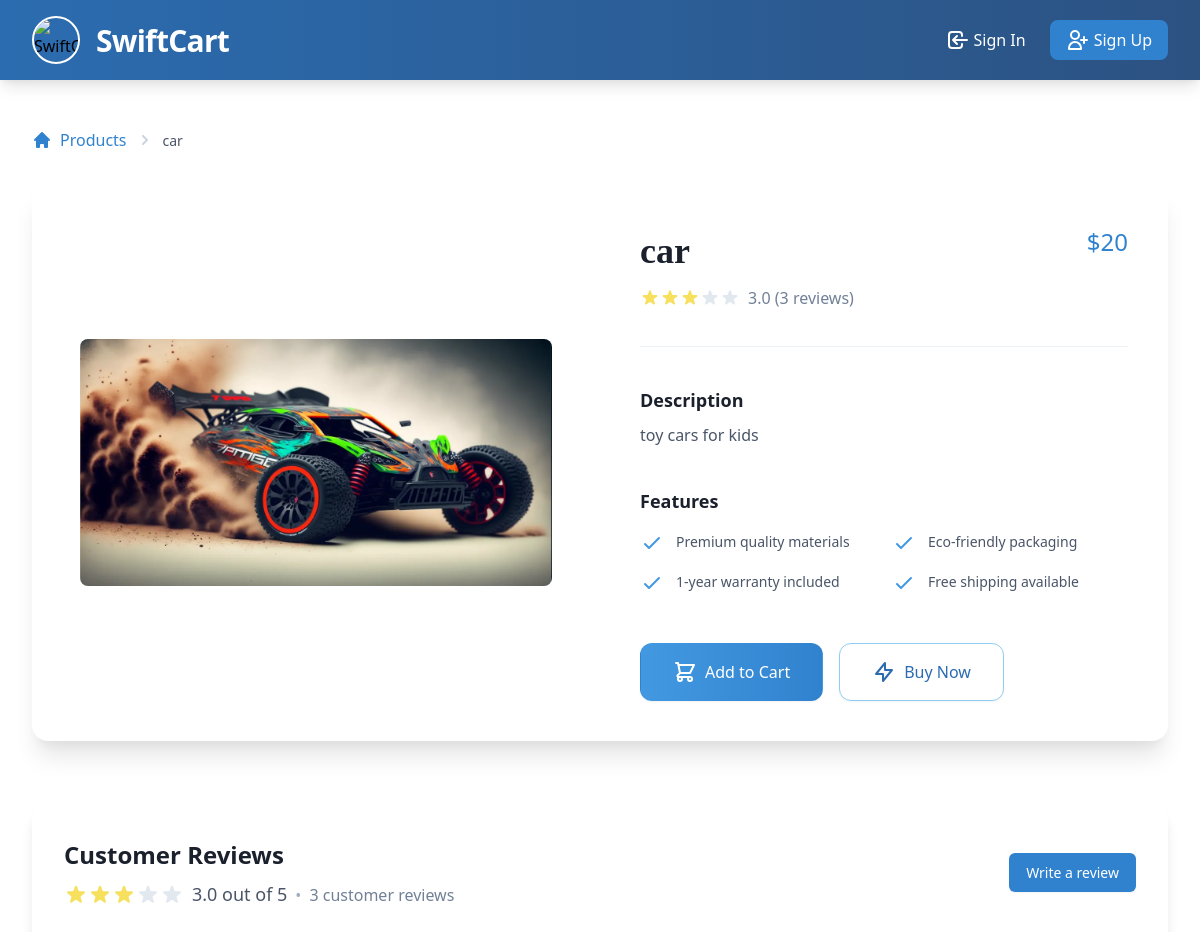
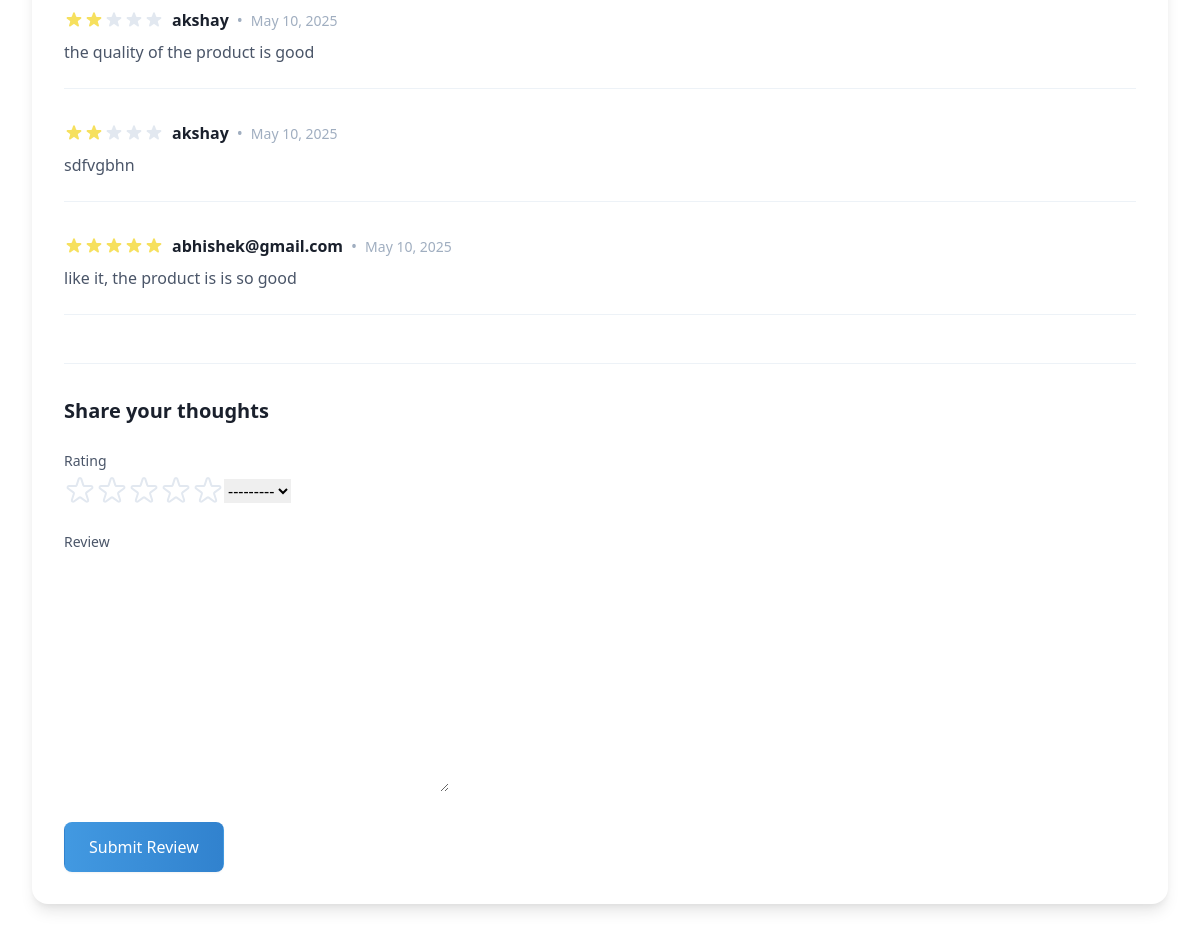
Screenshot of /product/2/ with the database file from the repository (2 pictures, top to bottom).
### userside/models.py (models this page shows, shortened)
class Products(models.Model):
    CATEGORY_CHOICES = [
        ('all', 'All'),
        ('phones', 'Phones'),
        ('toys', 'Toys'),
        ('watches', 'Watches'),
        ('electronics', 'Electronics'),
    ]
    product_name = models.CharField(max_length=100)
    description = models.CharField(max_length=100, blank=True)
    category = models.CharField(max_length=50, choices=CATEGORY_CHOICES, default='all')
    price = models.IntegerField()
    image = models.ImageField(upload_to='images')

class Review(models.Model):
    product = models.ForeignKey(Products, related_name="reviews", on_delete=models.CASCADE)
    user = models.ForeignKey(User, related_name="reviews", on_delete=models.CASCADE)
    rating = models.IntegerField(choices=[(i, i) for i in range(1, 6)])  # 1-5 stars
    comment = models.TextField()
    created_at = models.DateTimeField(auto_now_add=True)

class User(AbstractUser):
        def __str__(self):
                return self.username

### userside/views.py (the view)
# urls.py: path('product/<int:pk>/', product_detail_view, name='product_detail'),
def product_detail_view(request, pk):
    product = get_object_or_404(Products, pk=pk)
    reviews = product.reviews.all()
    average_rating = reviews.aggregate(Avg('rating'))['rating__avg'] if reviews.exists() else None
    if request.method == 'POST':
        form = ReviewForm(request.POST)
        if form.is_valid():
            review = form.save(commit=False)
            review.product = product
            review.user = request.user  # Associate review with the logged-in user
            review.save()
            return redirect('product_detail', pk=product.pk)
    else:
        form = ReviewForm()
    return render(request, 'product_detail.html', {
        'product': product,
        'reviews': reviews,
        'form': form,
        'average_rating': average_rating,
    })

### userside/forms.py
class ReviewForm(forms.ModelForm):
    class Meta:
        model = Review
        fields = ['rating', 'comment']

### template/product_detail.html (shortened to what this page needs)
{% extends "home.html" %}
{% block content %}
{% include "navbar.html" %}
<div class="bg-gradient-to-b from-gray-50 to-gray-100 dark:from-gray-900 dark:to-gray-800 min-h-screen py-12">
  <div class="max-w-7xl mx-auto px-4 sm:px-6 lg:px-8">
    <nav class="mb-8 flex" aria-label="Breadcrumb">
      <ol class="flex items-center space-x-2">
        <li>
          <div>
            <a href="{% url 'userproduct' %}" class="text-blue-600 hover:text-blue-800 dark:text-blue-400 dark:hover:text-blue-300 transition-colors duration-200 flex items-center">
              <svg xmlns="http://www.w3.org/2000/svg" class="h-5 w-5 mr-2" viewBox="0 0 20 20" fill="currentColor">
                <path d="M10.707 2.293a1 1 0 00-1.414 0l-7 7a1 1 0 001.414 1.414L4 10.414V17a1 1 0 001 1h2a1 1 0 001-1v-2a1 1 0 011-1h2a1 1 0 011 1v2a1 1 0 001 1h2a1 1 0 001-1v-6.586l.293.293a1 1 0 001.414-1.414l-7-7z" />
              </svg>
              Products
            </a>
          </div>
        </li>
        <li>
          <div class="flex items-center">
            <svg class="flex-shrink-0 h-5 w-5 text-gray-400" xmlns="http://www.w3.org/2000/svg" viewBox="0 0 20 20" fill="currentColor" aria-hidden="true">
              <path fill-rule="evenodd" d="M7.293 14.707a1 1 0 010-1.414L10.586 10 7.293 6.707a1 1 0 011.414-1.414l4 4a1 1 0 010 1.414l-4 4a1 1 0 01-1.414 0z" clip-rule="evenodd" />
            </svg>
            <span class="ml-2 text-sm font-medium text-gray-700 dark:text-gray-300">{{ product.product_name|truncatechars:20 }}</span>
          </div>
        </li>
      </ol>
    </nav>
    <div class="bg-white dark:bg-gray-800 rounded-2xl shadow-xl overflow-hidden transition-all duration-300 hover:shadow-2xl">
      <div class="grid grid-cols-1 lg:grid-cols-2">
        <div class="relative bg-gradient-to-br from-gray-50 to-gray-200 dark:from-gray-700 dark:to-gray-900 p-8 md:p-12 flex items-center justify-center">
          <div class="relative w-full aspect-square max-h-[500px]">
            <img src="{{ product.image.url }}" alt="{{ product.product_name }}"
                 class="w-full h-full object-contain rounded-lg transform hover:scale-105 transition-transform duration-500" />
          </div>
        </div>
        <div class="p-8 md:p-10 space-y-6">
          <div class="border-b border-gray-200 dark:border-gray-700 pb-6">
            <div class="flex justify-between items-start">
              <div>
                <h1 class="text-3xl md:text-4xl font-serif font-bold text-gray-900 dark:text-white mb-2">{{ product.product_name }}</h1>
                <div class="flex items-center mb-3">
                  <div class="flex items-center">
                    <span class="text-gray-600 dark:text-gray-400 ml-2">{{ average_rating|default:"0"|floatformat:1 }} ({{ reviews.count }} reviews)</span>
                  </div>
                </div>
              </div>
              <div class="flex flex-col items-end">
                {% if product.discount_price %}
                <p class="text-2xl font-medium text-rose-600 dark:text-rose-400">${{ product.discount_price }}</p>
                <p class="text-lg text-gray-500 dark:text-gray-400 line-through">${{ product.price }}</p>
                {% else %}
                <p class="text-2xl font-medium text-blue-600 dark:text-blue-400">${{ product.price }}</p>
                {% endif %}
              </div>
            </div>
          </div>
          <div class="py-4">
            <h3 class="text-lg font-semibold text-gray-900 dark:text-white mb-2">Description</h3>
            <p class="text-gray-700 dark:text-gray-300 leading-relaxed">
              {{ product.description|default:"This premium product offers exceptional quality and performance. Designed with care to meet your needs, it combines style and functionality for an unparalleled experience." }}
            </p>
          </div>
          <div class="space-y-4">
            <h3 class="text-lg font-semibold text-gray-900 dark:text-white">Features</h3>
            <div class="grid grid-cols-1 sm:grid-cols-2 gap-4">
              <div class="flex items-start">
                <div class="flex-shrink-0">
                  <svg class="h-6 w-6 text-blue-500" fill="none" viewBox="0 0 24 24" stroke="currentColor">
                    <path stroke-linecap="round" stroke-linejoin="round" stroke-width="2" d="M5 13l4 4L19 7" />
                  </svg>
                </div>
                <p class="ml-3 text-sm text-gray-700 dark:text-gray-300">Premium quality materials</p>
              </div>
              <div class="flex items-start">
                <div class="flex-shrink-0">
                  <svg class="h-6 w-6 text-blue-500" fill="none" viewBox="0 0 24 24" stroke="currentColor">
                    <path stroke-linecap="round" stroke-linejoin="round" stroke-width="2" d="M5 13l4 4L19 7" />
                  </svg>
                </div>
                <p class="ml-3 text-sm text-gray-700 dark:text-gray-300">Eco-friendly packaging</p>
              </div>
              <div class="flex items-start">
                <div class="flex-shrink-0">
                  <svg class="h-6 w-6 text-blue-500" fill="none" viewBox="0 0 24 24" stroke="currentColor">
                    <path stroke-linecap="round" stroke-linejoin="round" stroke-width="2" d="M5 13l4 4L19 7" />
                  </svg>
                </div>
                <p class="ml-3 text-sm text-gray-700 dark:text-gray-300">1-year warranty included</p>
              </div>
              <div class="flex items-start">
                <div class="flex-shrink-0">
                  <svg class="h-6 w-6 text-blue-500" fill="none" viewBox="0 0 24 24" stroke="currentColor">
                    <path stroke-linecap="round" stroke-linejoin="round" stroke-width="2" d="M5 13l4 4L19 7" />
                  </svg>
                </div>
                <p class="ml-3 text-sm text-gray-700 dark:text-gray-300">Free shipping available</p>
              </div>
            </div>
          </div>
          <div class="flex flex-col sm:flex-row space-y-3 sm:space-y-0 sm:space-x-4 pt-6">
            <a href="{% url 'add_to_cart' product.pk %}" class="inline-flex justify-center items-center px-8 py-4 border border-transparent rounded-xl shadow-sm text-base font-medium text-white bg-gradient-to-r from-blue-500 to-blue-600 hover:from-blue-600 hover:to-blue-700 focus:outline-none focus:ring-2 focus:ring-offset-2 focus:ring-blue-500 transition-all duration-300 transform hover:-translate-y-1">
              Add to Cart
            </a>
            <a href="{% url 'place_order' product.id %}" class="inline-flex justify-center items-center px-8 py-4 border border-blue-300 dark:border-blue-600 rounded-xl shadow-sm text-base font-medium text-blue-700 dark:text-white bg-white dark:bg-blue-700 hover:bg-blue-50 dark:hover:bg-blue-600 focus:outline-none focus:ring-2 focus:ring-offset-2 focus:ring-blue-500 transition-all duration-300 transform hover:-translate-y-1">
              <svg xmlns="http://www.w3.org/2000/svg" class="h-6 w-6 mr-2" fill="none" viewBox="0 0 24 24" stroke="currentColor">
                <path stroke-linecap="round" stroke-linejoin="round" stroke-width="2" d="M13 10V3L4 14h7v7l9-11h-7z" />
              </svg>
              Buy Now
            </a>
          </div>
        </div>
      </div>
    </div>
    <div class="mt-16 bg-white dark:bg-gray-800 rounded-2xl shadow-lg p-8">
      <div class="flex flex-col md:flex-row md:justify-between md:items-center mb-8">
        <div>
          <h2 class="text-2xl font-bold text-gray-900 dark:text-white">Customer Reviews</h2>
          <div class="mt-2 flex items-center">
            <div class="flex items-center">
            </div>
            <span class="ml-2 text-lg font-medium text-gray-700 dark:text-gray-300">{{ average_rating|default:"0"|floatformat:1 }} out of 5</span>
            <span class="mx-2 text-gray-500 dark:text-gray-400">•</span>
            <span class="text-gray-600 dark:text-gray-400">{{ reviews.count }} customer reviews</span>
          </div>
        </div>
        <button class="mt-4 md:mt-0 inline-flex items-center px-4 py-2 border border-transparent text-sm font-medium rounded-md shadow-sm text-white bg-blue-600 hover:bg-blue-700 focus:outline-none focus:ring-2 focus:ring-offset-2 focus:ring-blue-500 transition-colors duration-200">
          Write a review
        </button>
      </div>
      <div class="space-y-8">
        {% for review in reviews %}
          <div class="border-b border-gray-200 dark:border-gray-700 pb-6 last:border-0 last:pb-0">
            <div class="flex items-center mb-2">
              <div class="flex items-center">
              </div>
              <span class="ml-2 font-semibold text-gray-900 dark:text-white">{{ review.user.username }}</span>
              <span class="mx-2 text-gray-500 dark:text-gray-400">•</span>
              <span class="text-gray-500 dark:text-gray-400 text-sm">{{ review.created_at|date:"F j, Y" }}</span>
            </div>
            <p class="text-gray-700 dark:text-gray-300 mt-2">{{ review.comment }}</p>
          </div>
        {% endfor %}
      </div>
      <div class="mt-12 pt-8 border-t border-gray-200 dark:border-gray-700">
        <h3 class="text-xl font-bold text-gray-900 dark:text-white mb-6">Share your thoughts</h3>
        <form method="post" class="space-y-6">
          <div class="space-y-1">
            <label for="rating" class="block text-sm font-medium text-gray-700 dark:text-gray-300">Rating</label>
            <div class="flex items-center">
              {% for i in "12345" %}
                <button type="button" class="rating-star" data-value="{{ forloop.counter }}">
                  <svg class="w-8 h-8 {% if forloop.counter <= form.initial.rating %}text-yellow-400{% else %}text-gray-300 dark:text-gray-600{% endif %}" fill="{% if forloop.counter <= form.initial.rating %}currentColor{% else %}none{% endif %}" stroke="currentColor" viewBox="0 0 24 24">
                    <path stroke-linecap="round" stroke-linejoin="round" stroke-width="1.5" d="M11.049 2.927c.3-.921 1.603-.921 1.902 0l1.519 4.674a1 1 0 00.95.69h4.915c.969 0 1.371 1.24.588 1.81l-3.976 2.888a1 1 0 00-.363 1.118l1.518 4.674c.3.922-.755 1.688-1.538 1.118l-3.976-2.888a1 1 0 00-1.176 0l-3.976 2.888c-.783.57-1.838-.197-1.538-1.118l1.518-4.674a1 1 0 00-.363-1.118l-3.976-2.888c-.784-.57-.38-1.81.588-1.81h4.914a1 1 0 00.951-.69l1.519-4.674z" />
                  </svg>
                </button>
              {% endfor %}
              {{ form.rating }}
            </div>
          </div>
          <div>
            <label for="comment" class="block text-sm font-medium text-gray-700 dark:text-gray-300">Review</label>
            {{ form.comment }}
          </div>
          <button type="submit" class="inline-flex justify-center items-center px-6 py-3 border border-transparent rounded-lg shadow-sm text-base font-medium text-white bg-gradient-to-r from-blue-500 to-blue-600 hover:from-blue-600 hover:to-blue-700 focus:outline-none focus:ring-2 focus:ring-offset-2 focus:ring-blue-500 transition-colors duration-200">
            Submit Review
          </button>
        </form>
      </div>
    </div>
  </div>
</div>
{% endblock %}

### rows the page displays
Products: product_name "car", image (picture), price "20", description "toy cars for kids"
Review: rating 2 (drawn), user.username "akshay", created_at "May 10, 2025", comment "the quality of the product is good"
Review: rating 2 (drawn), user.username "akshay", created_at "May 10, 2025", comment "sdfvgbhn"
Review: rating 5 (drawn), user.username "abhishek@gmail.com", created_at "May 10, 2025", comment "like it, the product is is so good"

### other values shown
{{ average_rating|default:"0"|floatformat:1 }} "3.0"
{{ reviews.count }} "3"
